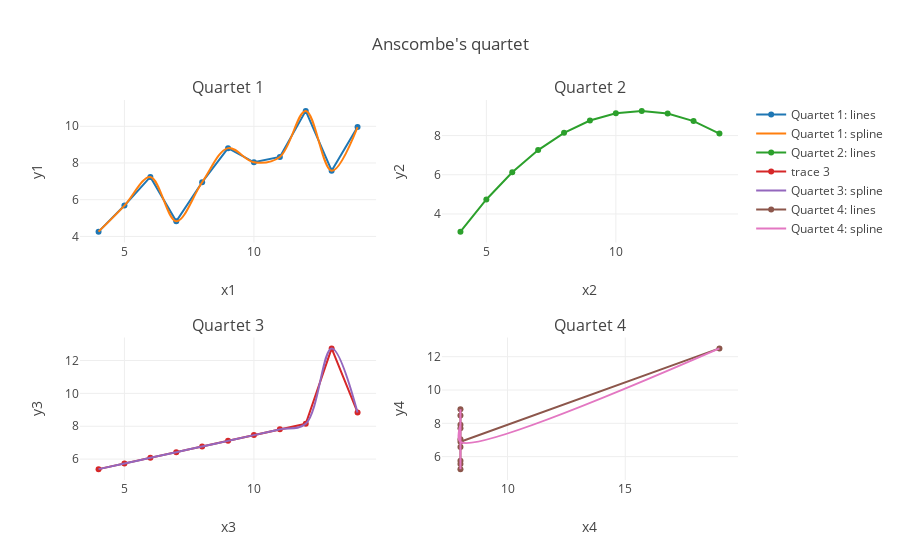

Notebook code cell kept with this figure:
### Markdown cell above
The table above easily shows to us that:

1. Quartet IV is a bit problematic because the same value of x is associated with multiple y values, and there seems to be an outlier
1. Quartet I - there is almost linear increase in y as x increases but with dips at a minimum of 2 points (roughly)
1. Quartet II - y increases as x increases and then decreases again
1. Quartet III - y increases as x increases but there is an outlier y (12.74)

Of course, because humans are better with visuals, we'll just plot these.

### Code cell
# https://plot.ly/python/subplots/#customizing-subplot-axes

trace1 = go.Scatter(x=df_Q1['x1'], y=df_Q1['y1'], mode='lines+markers', name = 'Quartet 1: lines')
trace1_spline = go.Scatter(
                  x=df_Q1['x1'],
                  y=df_Q1['y1'],
                  mode='lines',
                  line=dict(shape='spline'),
                  name='Quartet 1: spline'
                  )

# spline for Q2 will just be like the lines anyway
trace2 = go.Scatter(x=df_Q2['x2'], y=df_Q2['y2'], mode='lines+markers', name = 'Quartet 2: lines')

trace3 = go.Scatter(x=df_Q3['x3'], y=df_Q3['y3'], mode='lines+markers')
trace3_spline = go.Scatter(
                  x=df_Q3['x3'],
                  y=df_Q3['y3'],
                  mode='lines',
                  line=dict(shape='spline'),
                  name='Quartet 3: spline'
                  )

trace4 = go.Scatter(x=df_Q4['x4'], y=df_Q4['y4'], mode='lines+markers', name = 'Quartet 4: lines')
trace4_spline = go.Scatter(
                  x=df_Q4['x4'],
                  y=df_Q4['y4'],
                  mode='lines',
                  line=dict(shape='spline'),
                  name='Quartet 4: spline'
                  )

fig = tools.make_subplots(rows=2, cols=2, subplot_titles=('Quartet 1', 'Quartet 2',
                                                          'Quartet 3', 'Quartet 4'))
fig.append_trace(trace1, 1, 1)
fig.append_trace(trace1_spline, 1, 1)

fig.append_trace(trace2, 1, 2)

fig.append_trace(trace3, 2, 1)
fig.append_trace(trace3_spline, 2, 1)

fig.append_trace(trace4, 2, 2)
fig.append_trace(trace4_spline, 2, 2)

fig['layout']['xaxis1'].update(title='x1')
fig['layout']['xaxis2'].update(title='x2')
fig['layout']['xaxis3'].update(title='x3')
fig['layout']['xaxis4'].update(title='x4')

fig['layout']['yaxis1'].update(title='y1')
fig['layout']['yaxis2'].update(title='y2')
fig['layout']['yaxis3'].update(title='y3')
fig['layout']['yaxis4'].update(title='y4')

fig['layout'].update(title="Anscombe's quartet")

iplot(fig)

### Figure 1 — Plotly figure (JSON) as saved in the notebook; plotly's stock layout.template omitted (floating-point values rounded to 4 significant figures)
{"data": [{"mode": "lines+markers", "name": "Quartet 1: lines", "type": "scatter", "uid": "36fe3091-bbcb-4b22-aade-aa018294f98a", "x": [4, 5, 6, 7, 8, 9, 10, 11, 12, 13, 14], "xaxis": "x", "y": [4.26, 5.68, 7.24, 4.82, 6.95, 8.81, 8.04, 8.33, 10.84, 7.58, 9.96], "yaxis": "y"}, {"line": {"shape": "spline"}, "mode": "lines", "name": "Quartet 1: spline", "type": "scatter", "uid": "7ad64553-d744-412b-b363-aeb64f17dff9", "x": [4, 5, 6, 7, 8, 9, 10, 11, 12, 13, 14], "xaxis": "x", "y": [4.26, 5.68, 7.24, 4.82, 6.95, 8.81, 8.04, 8.33, 10.84, 7.58, 9.96], "yaxis": "y"}, {"mode": "lines+markers", "name": "Quartet 2: lines", "type": "scatter", "uid": "2ce86a69-08e7-4fe5-9fed-c2dd74764441", "x": [4, 5, 6, 7, 8, 9, 10, 11, 12, 13, 14], "xaxis": "x2", "y": [3.1, 4.74, 6.13, 7.26, 8.14, 8.77, 9.14, 9.26, 9.13, 8.74, 8.1], "yaxis": "y2"}, {"mode": "lines+markers", "type": "scatter", "uid": "719bd758-e614-46b3-a490-4998c3aba220", "x": [4, 5, 6, 7, 8, 9, 10, 11, 12, 13, 14], "xaxis": "x3", "y": [5.39, 5.73, 6.08, 6.42, 6.77, 7.11, 7.46, 7.81, 8.15, 12.74, 8.84], "yaxis": "y3"}, {"line": {"shape": "spline"}, "mode": "lines", "name": "Quartet 3: spline", "type": "scatter", "uid": "114c218d-e2f9-4dba-8fd8-21575ecf9f69", "x": [4, 5, 6, 7, 8, 9, 10, 11, 12, 13, 14], "xaxis": "x3", "y": [5.39, 5.73, 6.08, 6.42, 6.77, 7.11, 7.46, 7.81, 8.15, 12.74, 8.84], "yaxis": "y3"}, {"mode": "lines+markers", "name": "Quartet 4: lines", "type": "scatter", "uid": "29fbf522-a290-4e5b-8f5c-78f400bfae7f", "x": [8, 8, 8, 8, 8, 8, 8, 8, 8, 8, 19], "xaxis": "x4", "y": [6.58, 5.76, 7.71, 8.84, 8.47, 7.04, 5.25, 5.56, 7.91, 6.89, 12.5], "yaxis": "y4"}, {"line": {"shape": "spline"}, "mode": "lines", "name": "Quartet 4: spline", "type": "scatter", "uid": "1f2f1af5-5a59-4ad0-a60c-93e0ff52e9e8", "x": [8, 8, 8, 8, 8, 8, 8, 8, 8, 8, 19], "xaxis": "x4", "y": [6.58, 5.76, 7.71, 8.84, 8.47, 7.04, 5.25, 5.56, 7.91, 6.89, 12.5], "yaxis": "y4"}], "layout": {"annotations": [{"font": {"size": 16}, "showarrow": false, "text": "Quartet 1", "x": 0.225, "xanchor": "center", "xref": "paper", "y": 1, "yanchor": "bottom", "yref": "paper"}, {"font": {"size": 16}, "showarrow": false, "text": "Quartet 2", "x": 0.775, "xanchor": "center", "xref": "paper", "y": 1, "yanchor": "bottom", "yref": "paper"}, {"font": {"size": 16}, "showarrow": false, "text": "Quartet 3", "x": 0.225, "xanchor": "center", "xref": "paper", "y": 0.375, "yanchor": "bottom", "yref": "paper"}, {"font": {"size": 16}, "showarrow": false, "text": "Quartet 4", "x": 0.775, "xanchor": "center", "xref": "paper", "y": 0.375, "yanchor": "bottom", "yref": "paper"}], "title": "Anscombe's quartet", "xaxis": {"anchor": "y", "domain": [0, 0.45], "title": "x1"}, "xaxis2": {"anchor": "y2", "domain": [0.55, 1], "title": "x2"}, "xaxis3": {"anchor": "y3", "domain": [0, 0.45], "title": "x3"}, "xaxis4": {"anchor": "y4", "domain": [0.55, 1], "title": "x4"}, "yaxis": {"anchor": "x", "domain": [0.625, 1], "title": "y1"}, "yaxis2": {"anchor": "x2", "domain": [0.625, 1], "title": "y2"}, "yaxis3": {"anchor": "x3", "domain": [0, 0.375], "title": "y3"}, "yaxis4": {"anchor": "x4", "domain": [0, 0.375], "title": "y4"}}}
